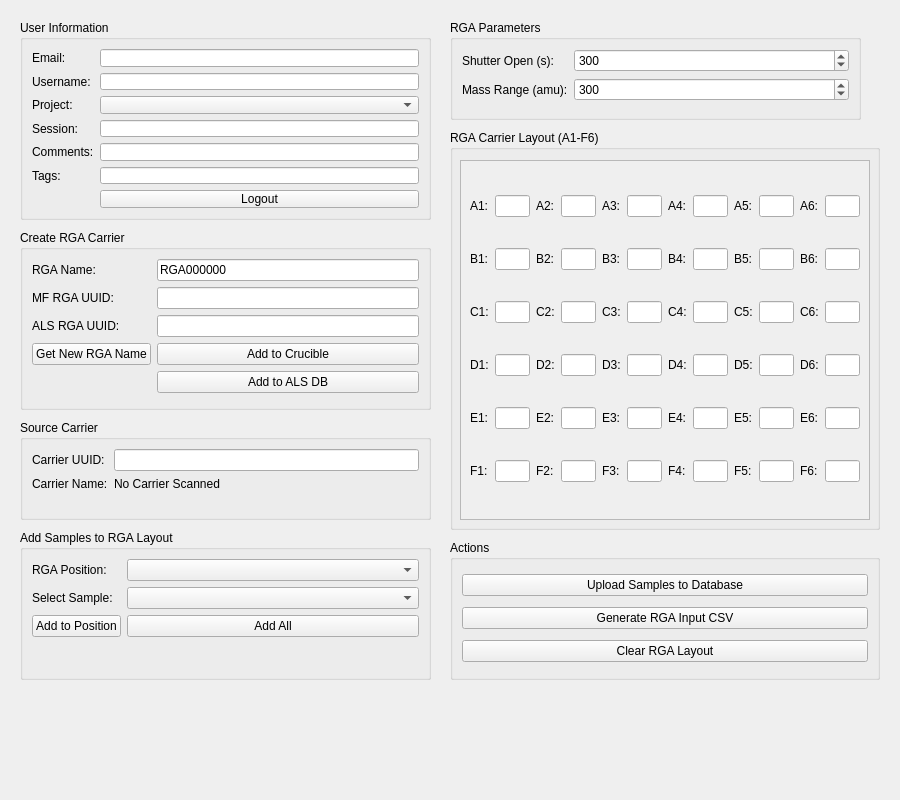
<?xml version="1.0" encoding="UTF-8"?>
<ui version="4.0">
 <class>MainWindow</class>
 <widget class="QMainWindow" name="MainWindow">
  <property name="geometry">
   <rect>
    <x>0</x>
    <y>0</y>
    <width>900</width>
    <height>800</height>
   </rect>
  </property>
  <property name="windowTitle">
   <string>RGA Carrier Creator</string>
  </property>
  <widget class="QWidget" name="centralwidget">

   <!-- User Info Section -->
   <widget class="QGroupBox" name="groupBox_user">
    <property name="geometry">
     <rect>
      <x>20</x>
      <y>20</y>
      <width>411</width>
      <height>200</height>
     </rect>
    </property>
    <property name="title">
     <string>User Information</string>
    </property>
    <layout class="QFormLayout">
     <item row="0" column="0">
      <widget class="QLabel" name="label_email">
       <property name="text">
        <string>Email:</string>
       </property>
      </widget>
     </item>
     <item row="0" column="1">
      <widget class="QLineEdit" name="email_lineEdit"/>
     </item>
     <item row="1" column="0">
      <widget class="QLabel" name="label_username">
       <property name="text">
        <string>Username:</string>
       </property>
      </widget>
     </item>
     <item row="1" column="1">
      <widget class="QLineEdit" name="username_lineEdit"/>
     </item>
     <item row="2" column="0">
      <widget class="QLabel" name="label_project">
       <property name="text">
        <string>Project:</string>
       </property>
      </widget>
     </item>
     <item row="2" column="1">
      <widget class="QComboBox" name="project_comboBox"/>
     </item>
     <item row="3" column="0">
      <widget class="QLabel" name="label_session">
       <property name="text">
        <string>Session:</string>
       </property>
      </widget>
     </item>
     <item row="3" column="1">
      <widget class="QLineEdit" name="session_lineEdit"/>
     </item>
     <item row="4" column="0">
      <widget class="QLabel" name="label_comments">
       <property name="text">
        <string>Comments:</string>
       </property>
      </widget>
     </item>
     <item row="4" column="1">
      <widget class="QLineEdit" name="comments_lineEdit"/>
     </item>
     <item row="5" column="0">
      <widget class="QLabel" name="label_tags">
       <property name="text">
        <string>Tags:</string>
       </property>
      </widget>
     </item>
     <item row="5" column="1">
      <widget class="QLineEdit" name="tags_lineEdit"/>
     </item>
     <item row="6" column="1">
      <widget class="QPushButton" name="logout_button">
       <property name="text">
        <string>Logout</string>
       </property>
      </widget>
     </item>
    </layout>
   </widget>

   <!-- RGA Carrier Info Section -->
   <widget class="QGroupBox" name="groupBox_rga">
    <property name="geometry">
     <rect>
      <x>20</x>
      <y>230</y>
      <width>411</width>
      <height>180</height>
     </rect>
    </property>
    <property name="title">
     <string>Create RGA Carrier</string>
    </property>
    <layout class="QFormLayout">
     <item row="0" column="0">
      <widget class="QLabel" name="label_rga_name">
       <property name="text">
        <string>RGA Name:</string>
       </property>
      </widget>
     </item>
     <item row="0" column="1">
      <widget class="QLineEdit" name="lineEdit_rgaName">
       <property name="text">
        <string>RGA000000</string>
       </property>
      </widget>
     </item>
     <item row="1" column="0">
      <widget class="QLabel" name="label_mf_rga_uuid">
       <property name="text">
        <string>MF RGA UUID:</string>
       </property>
      </widget>
     </item>
     <item row="1" column="1">
      <widget class="QLineEdit" name="lineEdit_mf_rga_uuid"/>
     </item>
     <item row="2" column="0">
      <widget class="QLabel" name="label_als_rga_uuid">
       <property name="text">
        <string>ALS RGA UUID:</string>
       </property>
      </widget>
     </item>
     <item row="2" column="1">
      <widget class="QLineEdit" name="lineEdit_als_rga_uuid"/>
     </item>
     <item row="3" column="0">
      <widget class="QPushButton" name="pushButton_new_rga_name">
       <property name="text">
        <string>Get New RGA Name</string>
       </property>
      </widget>
     </item>
     <item row="3" column="1">
      <widget class="QPushButton" name="pushButton_create_rga_crucible">
       <property name="text">
        <string>Add to Crucible</string>
       </property>
      </widget>
     </item>
     <item row="4" column="1">
      <widget class="QPushButton" name="pushButton_create_rga_als">
       <property name="text">
        <string>Add to ALS DB</string>
       </property>
      </widget>
     </item>
    </layout>
   </widget>

   <!-- Source Carrier Section -->
   <widget class="QGroupBox" name="groupBox_carrier">
    <property name="geometry">
     <rect>
      <x>20</x>
      <y>420</y>
      <width>411</width>
      <height>100</height>
     </rect>
    </property>
    <property name="title">
     <string>Source Carrier</string>
    </property>
    <layout class="QFormLayout">
     <item row="0" column="0">
      <widget class="QLabel" name="label_carrier_uuid_text">
       <property name="text">
        <string>Carrier UUID:</string>
       </property>
      </widget>
     </item>
     <item row="0" column="1">
      <widget class="QLineEdit" name="lineEdit_carrier_uuid"/>
     </item>
     <item row="1" column="0">
      <widget class="QLabel" name="label_carrier_name_text">
       <property name="text">
        <string>Carrier Name:</string>
       </property>
      </widget>
     </item>
     <item row="1" column="1">
      <widget class="QLabel" name="label_carrier_name">
       <property name="text">
        <string>No Carrier Scanned</string>
       </property>
      </widget>
     </item>
    </layout>
   </widget>

   <!-- Sample Selection Section -->
   <widget class="QGroupBox" name="groupBox_select">
    <property name="geometry">
     <rect>
      <x>20</x>
      <y>530</y>
      <width>411</width>
      <height>150</height>
     </rect>
    </property>
    <property name="title">
     <string>Add Samples to RGA Layout</string>
    </property>
    <layout class="QFormLayout">
     <item row="0" column="0">
      <widget class="QLabel" name="label_select_pos">
       <property name="text">
        <string>RGA Position:</string>
       </property>
      </widget>
     </item>
     <item row="0" column="1">
      <widget class="QComboBox" name="comboBox_select_rgapos"/>
     </item>
     <item row="1" column="0">
      <widget class="QLabel" name="label_select_tf">
       <property name="text">
        <string>Select Sample:</string>
       </property>
      </widget>
     </item>
     <item row="1" column="1">
      <widget class="QComboBox" name="comboBox_select_thinfilm"/>
     </item>
     <item row="2" column="0">
      <widget class="QPushButton" name="pushButton_add_to_rga">
       <property name="text">
        <string>Add to Position</string>
       </property>
      </widget>
     </item>
     <item row="2" column="1">
      <widget class="QPushButton" name="pushButton_add_all">
       <property name="text">
        <string>Add All</string>
       </property>
      </widget>
     </item>
    </layout>
   </widget>

   <!-- RGA Parameters Section -->
   <widget class="QGroupBox" name="groupBox_params">
    <property name="geometry">
     <rect>
      <x>450</x>
      <y>20</y>
      <width>411</width>
      <height>100</height>
     </rect>
    </property>
    <property name="title">
     <string>RGA Parameters</string>
    </property>
    <layout class="QFormLayout">
     <item row="0" column="0">
      <widget class="QLabel" name="label_shutter">
       <property name="text">
        <string>Shutter Open (s):</string>
       </property>
      </widget>
     </item>
     <item row="0" column="1">
      <widget class="QSpinBox" name="spinBox_shutter">
       <property name="maximum">
        <number>10000</number>
       </property>
       <property name="value">
        <number>300</number>
       </property>
      </widget>
     </item>
     <item row="1" column="0">
      <widget class="QLabel" name="label_mass_range">
       <property name="text">
        <string>Mass Range (amu):</string>
       </property>
      </widget>
     </item>
     <item row="1" column="1">
      <widget class="QSpinBox" name="spinBox_mass_range">
       <property name="maximum">
        <number>10000</number>
       </property>
       <property name="value">
        <number>300</number>
       </property>
      </widget>
     </item>
    </layout>
   </widget>

   <!-- RGA Layout Grid - Placeholder for 36 positions -->
   <widget class="QGroupBox" name="groupBox_layout">
    <property name="geometry">
     <rect>
      <x>450</x>
      <y>130</y>
      <width>430</width>
      <height>400</height>
     </rect>
    </property>
    <property name="title">
     <string>RGA Carrier Layout (A1-F6)</string>
    </property>
    <widget class="QScrollArea" name="scrollArea">
     <property name="geometry">
      <rect>
       <x>10</x>
       <y>30</y>
       <width>410</width>
       <height>360</height>
      </rect>
     </property>
     <property name="widgetResizable">
      <bool>true</bool>
     </property>
     <widget class="QWidget" name="scrollAreaWidgetContents">
      <layout class="QGridLayout" name="gridLayout_positions">
       <!-- Row A -->
       <item row="0" column="0"><widget class="QLabel"><property name="text"><string>A1:</string></property></widget></item>
       <item row="0" column="1"><widget class="QLineEdit" name="lineEdit_tf_A1"/></item>
       <item row="0" column="2"><widget class="QLabel"><property name="text"><string>A2:</string></property></widget></item>
       <item row="0" column="3"><widget class="QLineEdit" name="lineEdit_tf_A2"/></item>
       <item row="0" column="4"><widget class="QLabel"><property name="text"><string>A3:</string></property></widget></item>
       <item row="0" column="5"><widget class="QLineEdit" name="lineEdit_tf_A3"/></item>
       <item row="0" column="6"><widget class="QLabel"><property name="text"><string>A4:</string></property></widget></item>
       <item row="0" column="7"><widget class="QLineEdit" name="lineEdit_tf_A4"/></item>
       <item row="0" column="8"><widget class="QLabel"><property name="text"><string>A5:</string></property></widget></item>
       <item row="0" column="9"><widget class="QLineEdit" name="lineEdit_tf_A5"/></item>
       <item row="0" column="10"><widget class="QLabel"><property name="text"><string>A6:</string></property></widget></item>
       <item row="0" column="11"><widget class="QLineEdit" name="lineEdit_tf_A6"/></item>

       <!-- Row B -->
       <item row="1" column="0"><widget class="QLabel"><property name="text"><string>B1:</string></property></widget></item>
       <item row="1" column="1"><widget class="QLineEdit" name="lineEdit_tf_B1"/></item>
       <item row="1" column="2"><widget class="QLabel"><property name="text"><string>B2:</string></property></widget></item>
       <item row="1" column="3"><widget class="QLineEdit" name="lineEdit_tf_B2"/></item>
       <item row="1" column="4"><widget class="QLabel"><property name="text"><string>B3:</string></property></widget></item>
       <item row="1" column="5"><widget class="QLineEdit" name="lineEdit_tf_B3"/></item>
       <item row="1" column="6"><widget class="QLabel"><property name="text"><string>B4:</string></property></widget></item>
       <item row="1" column="7"><widget class="QLineEdit" name="lineEdit_tf_B4"/></item>
       <item row="1" column="8"><widget class="QLabel"><property name="text"><string>B5:</string></property></widget></item>
       <item row="1" column="9"><widget class="QLineEdit" name="lineEdit_tf_B5"/></item>
       <item row="1" column="10"><widget class="QLabel"><property name="text"><string>B6:</string></property></widget></item>
       <item row="1" column="11"><widget class="QLineEdit" name="lineEdit_tf_B6"/></item>

       <!-- Row C -->
       <item row="2" column="0"><widget class="QLabel"><property name="text"><string>C1:</string></property></widget></item>
       <item row="2" column="1"><widget class="QLineEdit" name="lineEdit_tf_C1"/></item>
       <item row="2" column="2"><widget class="QLabel"><property name="text"><string>C2:</string></property></widget></item>
       <item row="2" column="3"><widget class="QLineEdit" name="lineEdit_tf_C2"/></item>
       <item row="2" column="4"><widget class="QLabel"><property name="text"><string>C3:</string></property></widget></item>
       <item row="2" column="5"><widget class="QLineEdit" name="lineEdit_tf_C3"/></item>
       <item row="2" column="6"><widget class="QLabel"><property name="text"><string>C4:</string></property></widget></item>
       <item row="2" column="7"><widget class="QLineEdit" name="lineEdit_tf_C4"/></item>
       <item row="2" column="8"><widget class="QLabel"><property name="text"><string>C5:</string></property></widget></item>
       <item row="2" column="9"><widget class="QLineEdit" name="lineEdit_tf_C5"/></item>
       <item row="2" column="10"><widget class="QLabel"><property name="text"><string>C6:</string></property></widget></item>
       <item row="2" column="11"><widget class="QLineEdit" name="lineEdit_tf_C6"/></item>

       <!-- Row D -->
       <item row="3" column="0"><widget class="QLabel"><property name="text"><string>D1:</string></property></widget></item>
       <item row="3" column="1"><widget class="QLineEdit" name="lineEdit_tf_D1"/></item>
       <item row="3" column="2"><widget class="QLabel"><property name="text"><string>D2:</string></property></widget></item>
       <item row="3" column="3"><widget class="QLineEdit" name="lineEdit_tf_D2"/></item>
       <item row="3" column="4"><widget class="QLabel"><property name="text"><string>D3:</string></property></widget></item>
       <item row="3" column="5"><widget class="QLineEdit" name="lineEdit_tf_D3"/></item>
       <item row="3" column="6"><widget class="QLabel"><property name="text"><string>D4:</string></property></widget></item>
       <item row="3" column="7"><widget class="QLineEdit" name="lineEdit_tf_D4"/></item>
       <item row="3" column="8"><widget class="QLabel"><property name="text"><string>D5:</string></property></widget></item>
       <item row="3" column="9"><widget class="QLineEdit" name="lineEdit_tf_D5"/></item>
       <item row="3" column="10"><widget class="QLabel"><property name="text"><string>D6:</string></property></widget></item>
       <item row="3" column="11"><widget class="QLineEdit" name="lineEdit_tf_D6"/></item>

       <!-- Row E -->
       <item row="4" column="0"><widget class="QLabel"><property name="text"><string>E1:</string></property></widget></item>
       <item row="4" column="1"><widget class="QLineEdit" name="lineEdit_tf_E1"/></item>
       <item row="4" column="2"><widget class="QLabel"><property name="text"><string>E2:</string></property></widget></item>
       <item row="4" column="3"><widget class="QLineEdit" name="lineEdit_tf_E2"/></item>
       <item row="4" column="4"><widget class="QLabel"><property name="text"><string>E3:</string></property></widget></item>
       <item row="4" column="5"><widget class="QLineEdit" name="lineEdit_tf_E3"/></item>
       <item row="4" column="6"><widget class="QLabel"><property name="text"><string>E4:</string></property></widget></item>
       <item row="4" column="7"><widget class="QLineEdit" name="lineEdit_tf_E4"/></item>
       <item row="4" column="8"><widget class="QLabel"><property name="text"><string>E5:</string></property></widget></item>
       <item row="4" column="9"><widget class="QLineEdit" name="lineEdit_tf_E5"/></item>
       <item row="4" column="10"><widget class="QLabel"><property name="text"><string>E6:</string></property></widget></item>
       <item row="4" column="11"><widget class="QLineEdit" name="lineEdit_tf_E6"/></item>

       <!-- Row F -->
       <item row="5" column="0"><widget class="QLabel"><property name="text"><string>F1:</string></property></widget></item>
       <item row="5" column="1"><widget class="QLineEdit" name="lineEdit_tf_F1"/></item>
       <item row="5" column="2"><widget class="QLabel"><property name="text"><string>F2:</string></property></widget></item>
       <item row="5" column="3"><widget class="QLineEdit" name="lineEdit_tf_F2"/></item>
       <item row="5" column="4"><widget class="QLabel"><property name="text"><string>F3:</string></property></widget></item>
       <item row="5" column="5"><widget class="QLineEdit" name="lineEdit_tf_F3"/></item>
       <item row="5" column="6"><widget class="QLabel"><property name="text"><string>F4:</string></property></widget></item>
       <item row="5" column="7"><widget class="QLineEdit" name="lineEdit_tf_F4"/></item>
       <item row="5" column="8"><widget class="QLabel"><property name="text"><string>F5:</string></property></widget></item>
       <item row="5" column="9"><widget class="QLineEdit" name="lineEdit_tf_F5"/></item>
       <item row="5" column="10"><widget class="QLabel"><property name="text"><string>F6:</string></property></widget></item>
       <item row="5" column="11"><widget class="QLineEdit" name="lineEdit_tf_F6"/></item>
      </layout>
     </widget>
    </widget>
   </widget>

   <!-- Action Buttons -->
   <widget class="QGroupBox" name="groupBox_actions">
    <property name="geometry">
     <rect>
      <x>450</x>
      <y>540</y>
      <width>430</width>
      <height>140</height>
     </rect>
    </property>
    <property name="title">
     <string>Actions</string>
    </property>
    <layout class="QVBoxLayout">
     <item>
      <widget class="QPushButton" name="pushButton_upload_rga">
       <property name="text">
        <string>Upload Samples to Database</string>
       </property>
      </widget>
     </item>
     <item>
      <widget class="QPushButton" name="pushButton_generate_csv">
       <property name="text">
        <string>Generate RGA Input CSV</string>
       </property>
      </widget>
     </item>
     <item>
      <widget class="QPushButton" name="pushButton_clear_rga">
       <property name="text">
        <string>Clear RGA Layout</string>
       </property>
      </widget>
     </item>
    </layout>
   </widget>

  </widget>
 </widget>
 <resources/>
 <connections/>
</ui>
